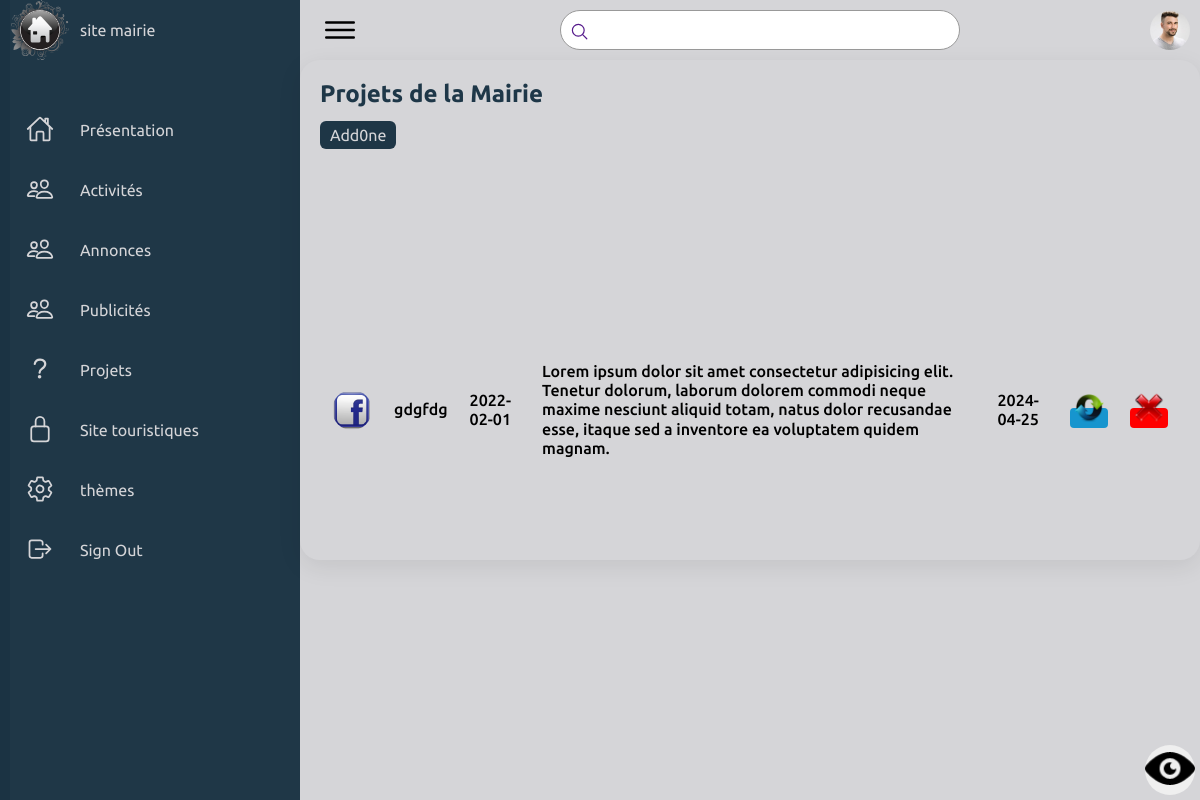
Page /CMS_2064/Admin/Projets.php (signed in) on the committed database.
### tables this page shows
CREATE TABLE `Projet` (
  `id` int(11) NOT NULL,
  `nom` varchar(255) NOT NULL,
  `debut` date NOT NULL,
  `fin` date DEFAULT NULL,
  `deroulement` text NOT NULL,
  `image` varchar(255) NOT NULL
);

### CMS_2064/Admin/Projets.php (the view)
<?php
    include 'includes/headlog.php';
    include "includes/header.php";
    if (isset($_SESSION['username'])) {
?>
            <button class="view"><a href="../soft_thème/Projets.php" ><img src="../images/eye.png" width="100%" alt=""></a></button>
            <div class="recentCustomers">
                    <div class="cardHeader">
                        <h2>Projets de la Mairie</h2> <br>
                        <a href="Add_projet.php" class="btn">Add0ne</a>
                    </div>
                        <table>
                        <tbody>
                        <?php
                            $req = "SELECT * FROM Projet order by id desc";
                            $res1 = $conn->query($req);
                            if ($res1) {
                                $all = $res1->fetchAll();
                                foreach ($all as $publisher) {
                        ?>
                        <tr>
                            <td>
                                <div class="imgBx"><img src="../images/<?php echo $publisher['image']; ?>" alt=""></div>
                            </td>
                            <td>
                                <h4><?php echo $publisher['nom']; ?></h4>
                            </td>
                            <td>
                                <h4><?php echo $publisher['debut']; ?></h4>
                            </td>
                            <td>
                                <h4><?php echo $publisher['deroulement']; ?></h4>
                            </td>
                            <td>
                                <h4><?php echo $publisher['fin']; ?></h4>
                            </td>
                            <td>
                                <span class="status inProgress"><a href="MD_projet.php?id=<?php echo $publisher['id']; ?>"><img src="../images/interact.png"  width="30px" alt=""></a></span>
                            </td>
                            <td>
                                 <span class="status return"><a href="Drop_projet.php?id=<?php echo $publisher['id']; ?>"><img src="../images/button_cancel.png"  width="30px" alt=""></a></span>
                            </td>
                        </tr>
                        <?php
                                }
                            }
                        ?>
                        </tbody>
                    </table>
                </div>
<?php
     }
     else {
         header('location:login.php');
     }
?>
<?php
    include "includes/footer.php";
?>

### CMS_2064/css/style.css (style rules this page uses)
* { font-family: "Ubuntu", sans-serif; margin: 0; padding: 0; box-sizing: border-box; }
:root { --background: #1b3444fa; --white: rgb(213, 213, 216); --gray: #f5f5f5; --black1: #222; --black2: #999; }
body { min-height: 100vh; overflow-x: hidden; }
.cardHeader h2 { font-weight: 600; color: var(--background); }
.cardHeader .btn { position: relative; padding: 5px 10px; background: var(--background); text-decoration: none; color: var(--white); border-radius: 6px; }
.status.return { padding: 2px 4px; background: #f00; color: var(--white); border-radius: 4px; font-size: 14px; font-weight: 500; }
.status.inProgress { padding: 2px 4px; background: #1795ce; color: var(--white); border-radius: 4px; font-size: 14px; font-weight: 500; }
.recentCustomers { position: relative; display: grid; min-height: 500px; padding: 20px; background: var(--white); box-shadow: 0 7px 25px rgba(0, 0, 0, 0.08); border-radius: 20px; }
.recentCustomers .imgBx { position: relative; width: 40px; height: 40px; border-radius: 50px; overflow: hidden; }
.recentCustomers .imgBx img { position: absolute; top: 0; left: 0; width: 100%; height: 100%; object-fit: cover; }
.recentCustomers table tr td { padding: 12px 10px; }
.recentCustomers table tr td h4 { font-size: 16px; font-weight: 500; line-height: 1.2rem; }
::placeholder { color: rgba(255, 255, 255, .5); }
.view { position: fixed; border: none; outline: none; height: 50px; width: 50px; bottom: 5px; right: 5px; border-radius:50%; z-index: 1000; }

### rows in the picture
projet: image (picture), nom "gdgfdg", debut "2022-02-01", deroulement "Lorem ipsum dolor sit amet consectetur adipisicing elit. Tenetur dolorum, laborum dolorem commodi neque maxime nesciunt aliquid totam, natus dolor recusandae esse, itaque sed a inventore ea voluptatem quidem magnam.", fin "2024-04-25"
